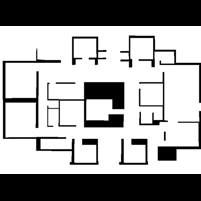
#> input picture Images/predictions/Office_resized.png, 201 x 201 px; its folder holds only this picture in this run
$ python basic_prm.py
#> lines starting #> are read from the running program, lines starting #| are printed output that depends on the picture
import glob
import os

import numpy as np
import networkx as nx
import cv2
import matplotlib.pyplot as plt
import tqdm


# Read the environment image
def read_environment(file_path):
#> called with file_path = 'Images/predictions/Office_resized.png'
    im = cv2.imread(file_path)
#> im is the input picture: shape (201, 201, 3); min 0, max 255, mean 161.9
    im = cv2.flip(im, 0)
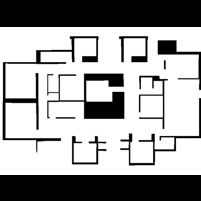
#> im: shape (201, 201, 3); min 0, max 255, mean 161.9
    im = cv2.cvtColor(im, cv2.COLOR_BGR2GRAY)
#> im: shape (201, 201)
    im = im / 255.0
    im = np.pad(im, ((1, 1), (1, 1)), mode='constant', constant_values=0)
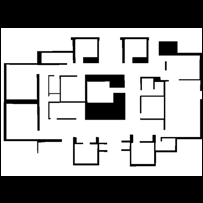
#> im: shape (203, 203) float64; min 0, max 1, mean 0.622
    return im


def read_coordinates(file_path):
    coordinates = []
#> (the run stopped early here; a loop or call above may not have finished)

$ run again, on Images/predictions/home_resized.png
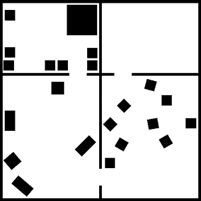
#> input picture Images/predictions/home_resized.png, 201 x 201 px
#> in read_environment, im is the input picture: shape (201, 201, 3); min 0, max 255, mean 212.8
#> in read_environment, `im = cv2.flip(im, 0)`:
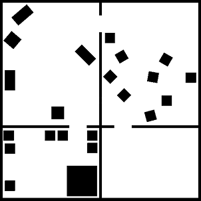
#> im: shape (201, 201, 3); min 0, max 255, mean 212.8
#> in read_environment, `im = np.pad(im, ((1, 1), (1, 1)), mode='constant', constant_values=0)`:
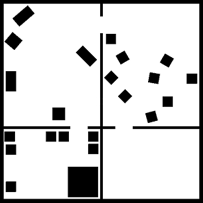
#> im: shape (203, 203) float64; min 0, max 1, mean 0.818

$ run again, on Images/predictions/library_resized.png
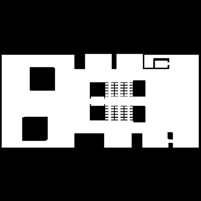
#> input picture Images/predictions/library_resized.png, 201 x 201 px
#> in read_environment, im is the input picture: shape (201, 201, 3); min 0, max 255, mean 95
#> in read_environment, `im = cv2.flip(im, 0)`:
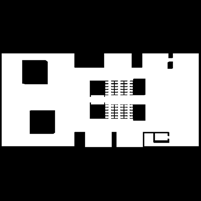
#> im: shape (201, 201, 3); min 0, max 255, mean 95
#> in read_environment, `im = np.pad(im, ((1, 1), (1, 1)), mode='constant', constant_values=0)`:
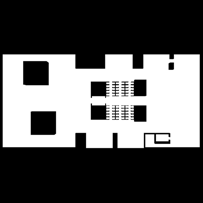
#> im: shape (203, 203) float64; min 0, max 1, mean 0.365
